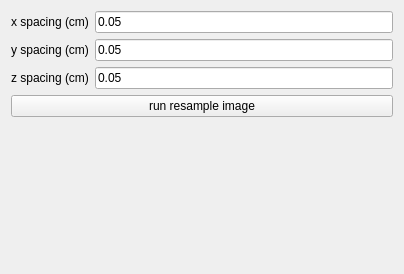
            <widget class="QWidget" name="resampleImagePage">
             <property name="geometry">
              <rect>
               <x>0</x>
               <y>0</y>
               <width>404</width>
               <height>274</height>
              </rect>
             </property>
             <attribute name="label">
              <string>Resample Image</string>
             </attribute>
             <layout class="QVBoxLayout" name="verticalLayout_14">
              <item>
               <widget class="QWidget" name="widget_17" native="true">
                <layout class="QHBoxLayout" name="horizontalLayout_12">
                 <property name="leftMargin">
                  <number>0</number>
                 </property>
                 <property name="topMargin">
                  <number>0</number>
                 </property>
                 <property name="rightMargin">
                  <number>0</number>
                 </property>
                 <property name="bottomMargin">
                  <number>0</number>
                 </property>
                 <item>
                  <widget class="QLabel" name="resampleImageXLabel">
                   <property name="text">
                    <string>x spacing (cm)</string>
                   </property>
                  </widget>
                 </item>
                 <item>
                  <widget class="QLineEdit" name="resampleImageXLineEdit">
                   <property name="text">
                    <string>0.05</string>
                   </property>
                  </widget>
                 </item>
                </layout>
               </widget>
              </item>
              <item>
               <widget class="QWidget" name="widget_18" native="true">
                <layout class="QHBoxLayout" name="horizontalLayout_13">
                 <property name="leftMargin">
                  <number>0</number>
                 </property>
                 <property name="topMargin">
                  <number>0</number>
                 </property>
                 <property name="rightMargin">
                  <number>0</number>
                 </property>
                 <property name="bottomMargin">
                  <number>0</number>
                 </property>
                 <item>
                  <widget class="QLabel" name="resampleImageYLabel">
                   <property name="text">
                    <string>y spacing (cm)</string>
                   </property>
                  </widget>
                 </item>
                 <item>
                  <widget class="QLineEdit" name="resampleImageYLineEdit">
                   <property name="text">
                    <string>0.05</string>
                   </property>
                  </widget>
                 </item>
                </layout>
               </widget>
              </item>
              <item>
               <widget class="QWidget" name="widget_19" native="true">
                <layout class="QHBoxLayout" name="horizontalLayout_14">
                 <property name="leftMargin">
                  <number>0</number>
                 </property>
                 <property name="topMargin">
                  <number>0</number>
                 </property>
                 <property name="rightMargin">
                  <number>0</number>
                 </property>
                 <property name="bottomMargin">
                  <number>0</number>
                 </property>
                 <item>
                  <widget class="QLabel" name="resampleImageZLabel">
                   <property name="text">
                    <string>z spacing (cm)</string>
                   </property>
                  </widget>
                 </item>
                 <item>
                  <widget class="QLineEdit" name="resampleImageZLineEdit">
                   <property name="text">
                    <string>0.05</string>
                   </property>
                  </widget>
                 </item>
                </layout>
               </widget>
              </item>
              <item>
               <widget class="QPushButton" name="resampleImageButton">
                <property name="text">
                 <string>run resample image</string>
                </property>
               </widget>
              </item>
              <item>
               <spacer name="verticalSpacer_7">
                <property name="orientation">
                 <enum>Qt::Vertical</enum>
                </property>
                <property name="sizeHint" stdset="0">
                 <size>
                  <width>20</width>
                  <height>40</height>
                 </size>
                </property>
               </spacer>
              </item>
             </layout>
            </widget>
